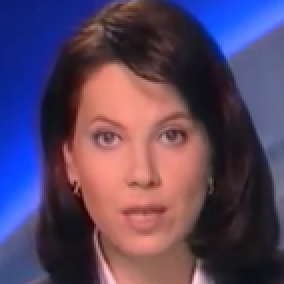
#> input picture utils/archive/test_input.png, 142 x 142 px, shrunk from 256 x 256 before the run, found by its file name (shown 2 times larger)
$ python verify_img_processing.py
#> lines starting #> are read from the running program, lines starting #| are printed output that depends on the picture
# this script was written to verify if helpers_old.py works as intended
# this script shows the original image and it's representation in frequency domain

import cv2
import numpy as np
import matplotlib.pyplot as plt
import os

def get_magnitude_spectrum(image_path):
    """
    converts an image to grayscale and returns its frequency magnitude spectrum
    """
#> called with image_path = 'utils/archive/test_input.png'
    img = cv2.imread(image_path, cv2.IMREAD_GRAYSCALE)
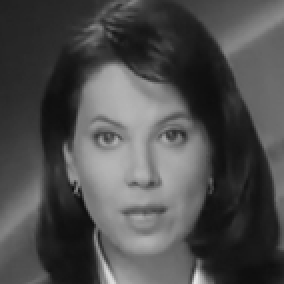
#> img: shape (142, 142) (shown 2 times larger); min 14, max 231, mean 77.1
    if img is None:
        return None

    # compute 2d fourier transform and shift zero to centre
    f_transform = np.fft.fft2(img)
    f_shift = np.fft.fftshift(f_transform)

    # calculate magnitude specturum
    magnitude_spectrum = 20 * np.log(np.abs(f_shift) + 1)
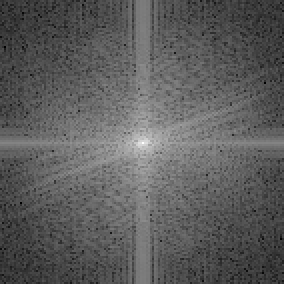
#> magnitude_spectrum: shape (142, 142) float64 (shown 2 times larger); min 21.42, max 285.1, mean 117.5; drawn with min black and max white
    return magnitude_spectrum

def verify_outputs(original_path, fpr_path, comp_path, output_filename="verification_plot.png"):
    """
    saves the frequency domains of the three images side-by-side
    """
    spec_orig = get_magnitude_spectrum(original_path)
    spec_fpr = get_magnitude_spectrum(fpr_path)
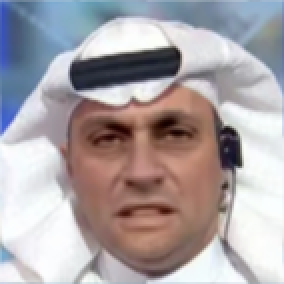
#> input picture utils/archive/test_fingerprint_removed.png, 142 x 142 px, shrunk from 256 x 256 before the run, found by its file name (shown 2 times larger)
#> in get_magnitude_spectrum (call 2), `img = cv2.imread(image_path, cv2.IMREAD_GRAYSCALE)`:
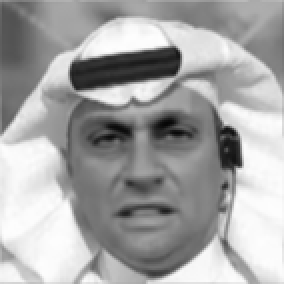
#> img: shape (142, 142) (shown 2 times larger); min 6, max 254, mean 164.9
#> in get_magnitude_spectrum (call 2), `magnitude_spectrum = 20 * np.log(np.abs(f_shift) + 1)`:
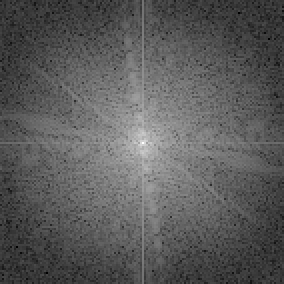
#> magnitude_spectrum: shape (142, 142) float64 (shown 2 times larger); min 11.43, max 300.3, mean 114.6; drawn with min black and max white
    spec_comp = get_magnitude_spectrum(comp_path)
#> call 3 of get_magnitude_spectrum, with image_path = 'utils/archive/test_compressed.jpg'
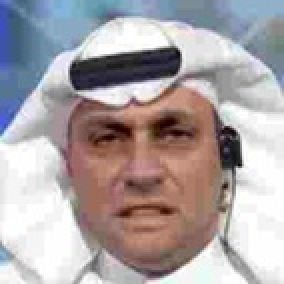
#> input picture utils/archive/test_compressed.jpg, 142 x 142 px, shrunk from 256 x 256 before the run, found by its file name (shown 2 times larger)
#> in get_magnitude_spectrum (call 3), `magnitude_spectrum = 20 * np.log(np.abs(f_shift) + 1)`:
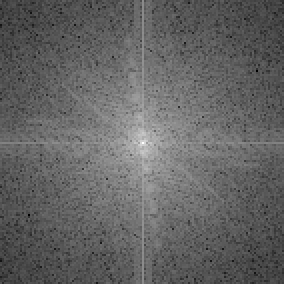
#> magnitude_spectrum: shape (142, 142) float64 (shown 2 times larger); min 20.05, max 300.5, mean 130; drawn with min black and max white

    if any(s is None for s in [spec_orig, spec_fpr, spec_comp]):
        print("Error: One or more images could not be loaded. check file paths.")
        return

    plt.figure(figsize=(18, 7))

    plt.subplot(1, 3, 1)
    plt.imshow(spec_orig, cmap="gray")
    plt.title("Original")
    plt.axis("off")

    plt.subplot(1, 3, 2)
    plt.imshow(spec_fpr, cmap="gray")
    plt.title("Fingerprint Removed")
    plt.axis("off")

    plt.subplot(1, 3, 3)
    plt.imshow(spec_comp, cmap="gray")
    plt.title("Compressed")
    plt.axis("off")

    plt.tight_layout()

    plt.savefig(output_filename)
    print(f"Success: plot saved as '{output_filename}'")

if __name__ == "__main__":
    archive_dir = os.path.join("utils", "archive")
    original = os.path.join(archive_dir, "test_input.png")
    fingerprint_removed = os.path.join(archive_dir, "test_fingerprint_removed.png")
    compressed = os.path.join(archive_dir, "test_compressed.jpg")
    output_plot = os.path.join(archive_dir, "verification_plot.png")

    if os.path.exists(original) and os.path.exists(fingerprint_removed):
        print(f"Images found in '{archive_dir}', generating frequency plot...")
        verify_outputs(original, fingerprint_removed, compressed, output_filename=output_plot)
    else:
        print(f"Error: Could not find '{original}' or '{fingerprint_removed}'.")
